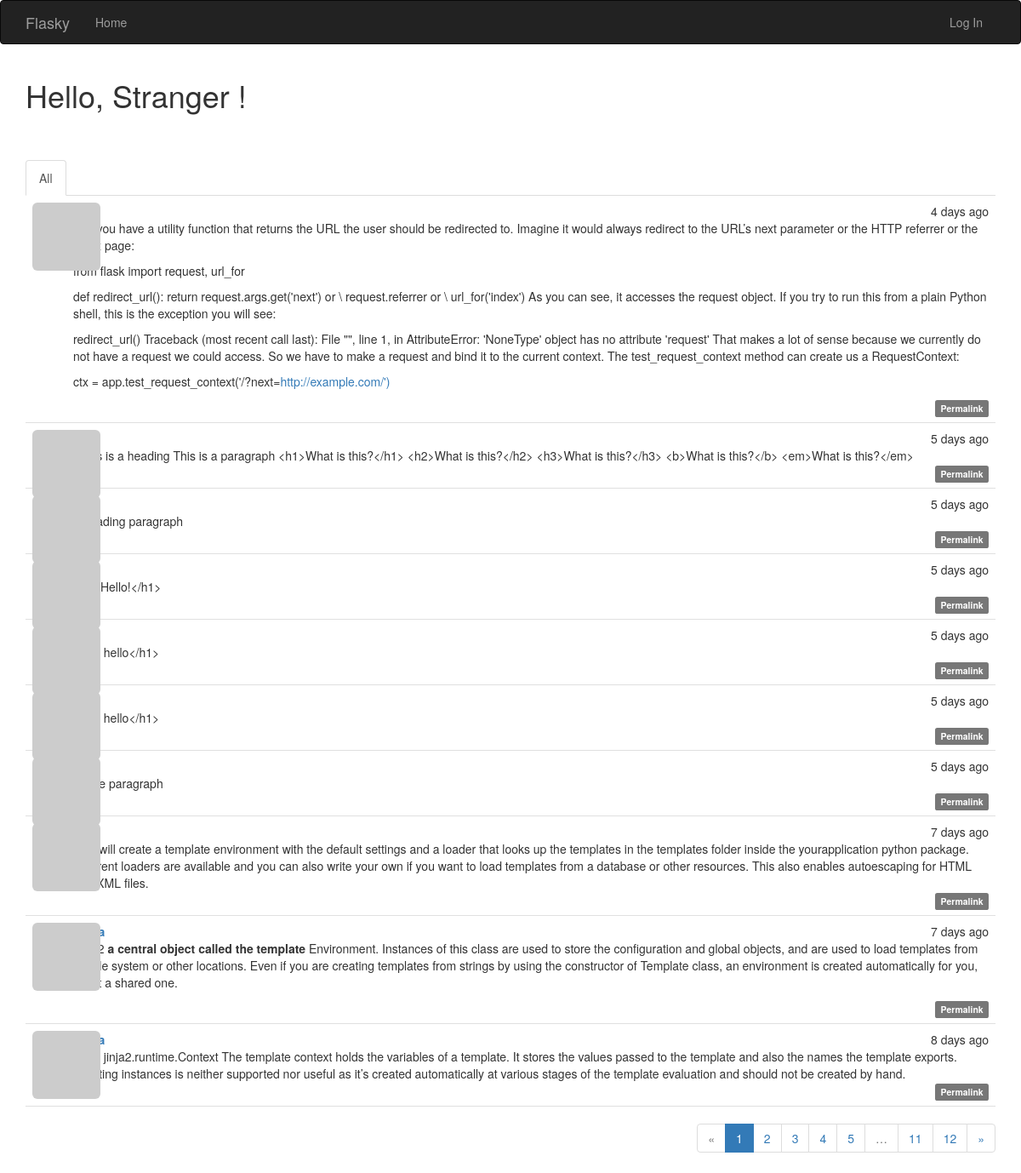
The page / on the database its author committed.
### app/models.py (models this page shows, shortened)
class Post(db.Model):
    __tablename__ = 'posts'
    id = db.Column(db.Integer, primary_key=True)
    body = db.Column(db.Text)
    body_html = db.Column(db.Text)
    timestamp = db.Column(db.DateTime, index=True, default=datetime.utcnow)
    author_id = db.Column(db.Integer, db.ForeignKey('users.id'))

### app/main/views.py (the view)
@main.route('/', methods=['GET', 'POST'])
def index():
    form = PostForm()
    if current_user.can(Permission.WRITE_ARTICLES) and \
            form.validate_on_submit():
        post = Post(body=form.body.data,
                    author=current_user._get_current_object())
        db.session.add(post)
        return redirect(url_for('.index'))
    page = request.args.get('page', 1, type=int)
    show_followed = False
    if current_user.is_authenticated:
        show_followed = bool(request.cookies.get('show_followed', ''))
    if show_followed:
        query = current_user.followed_posts
    else:
        query = Post.query
    pagination = query.order_by(Post.timestamp.desc()).paginate(
        page, per_page=current_app.config['FLASKY_POSTS_PER_PAGE'],
        error_out=False)
    posts = pagination.items
    return render_template('index.html', form=form, posts=posts,
                           show_followed=show_followed, pagination=pagination)

### app/auth/views.py (called while the page is built)
@auth.before_app_request
def before_request():
    if current_user.is_authenticated:
        current_user.ping()
        if not current_user.confirmed \
                and request.endpoint \
                and request.endpoint[:5] != 'auth.' \
                and request.endpoint != 'static':
            return redirect(url_for('auth.unconfirmed'))

### app/main/__init__.py (called while the page is built)
@main.app_context_processor
def inject_permissions():
    return dict(Permission=Permission)

### app/models.py (called while the page is built)
    def gravatar(self, size=100, default='identicon', rating='g'):
        if request.is_secure:
            url = 'https://secure.gravatar.com/avatar'
        else:
            url = 'http://www.gravatar.com/avatar'
        hash = self.avatar_hash or hashlib.md5(
            self.email.encode('utf-8')).hexdigest()
        return '{url}/{hash}?s={size}&d={default}&r={rating}'.format(
            url=url, hash=hash, size=size, default=default, rating=rating)

    def can(self, permissions):
        return False

    def is_administrator(self):
        return False

### app/templates/index.html (shortened to what this page needs)
{% extends "base.html" %}
{% import "bootstrap/wtf.html" as wtf %}
{% import "_macros.html" as macros %}
{% block page_content %}
<div class="page_header">
  <h1>Hello,
    {% if current_user.is_authenticated %}
      {{ current_user.username }}
    {% else %}
      Stranger
    {% endif %}
    !</h1>
</div>
<br>
<div class="post-tabs">
  <ul class="nav nav-tabs">
    <li{% if not show_followed %} class="active"{% endif %}><a href="{{
        url_for('.show_all') }}">All</a></li>
  </ul>
{% include '_posts.html' %}
{% if pagination %}
<div class="pagination">
  {{ macros.pagination_widget(pagination, '.index') }}
</div>
{% endif %}
{% endblock %}

### app/templates/_posts.html (shortened to what this page needs)
<ul class="posts">
  {% for post in posts %}
  <li class="post">
    <div class="post-thumbnail">
      <a href="{{ url_for('.user', username=post.author.username) }}">
        <img class="img-rounded profile-thumbnail" src="{{
        post.author.gravatar(size=40) }}">
      </a>
    </div>
    <div class="post-content">
      <div class="post-date">{{ moment(post.timestamp).fromNow() }}</div>
      <div class="post-author">
        <a href="{{ url_for('.user', username=post.author.username) }}">
        </a>
      </div>
      <div class="post-body">
        {% if post.body_html %}
          {{ post.body_html | safe }}
        {% else %}
          {{ post.body }}
        {% endif %}
      </div>
      <div class="post-footer">
        <a href="{{ url_for('.post', id=post.id) }}">
          <span class="label label-default">Permalink</span>
        </a>
      </div>
    </div>
  </li>
  {% endfor %}
</ul>

### app/static/styles.css (style rules this page uses)
.profile-thumbnail { position: absolute; }
div.post-tabs { margin-top: 26px; }
ul.posts { list-style-type: none; padding: 0px; margin: 16px 0px 0px 0px; border-top: 1px solid #e0e0e0; }
div.post-tabs ul.posts { margin: 0px; border-top: none; }
ul.posts li.post { padding: 8px; border-bottom: 1px solid #e0e0e0; }
div.post-date { float: right; }
div.post-author { font-weight: bold; }
div.post-thumbnail { position: absolute; }
div.post-content { margin-left: 48px; min-height: 48px; }
div.post-footer { text-align: right; }
div.pagination { width: 100%; text-align: right; padding: 0px; margin: 0px; }

### rows shown on the page
Post: timestamp "4 days ago", body_html "Say you have a utility function that returns the URL the user should be redirected to. Imagine it would always redirect to the URL’s next parameter or the HTTP referrer or the index page: from flask import request, url_for def redirect_url(): return request.args.get('next') or \\ request.referrer or \\ url_for('index') As you can see, it accesses the request object. If you try to run this from a plain Python shell, this is the exception you will see: redirect_url() Traceback (most recent call last): File \"\", line 1, in AttributeError: 'NoneType' object has no attribute 'request' That makes a lot of sense because we currently do not have a request we could access. So we have to make a request…"
Post: timestamp "5 days ago", body "#This is a heading This is a paragraph <h1>What is this?</h1> <h2>What is this?</h2> <h3>What is this?</h3> <b>What is this?</b> <em>What is this?</em>"
Post: timestamp "5 days ago", body "# heading paragraph"
Post: timestamp "5 days ago", body "<h1>Hello!</h1>"
Post: timestamp "5 days ago", body "<h1> hello</h1>"
Post: timestamp "5 days ago", body "<h1> hello</h1>"
Post: timestamp "5 days ago", body "# Title paragraph"
Post: timestamp "7 days ago", body "This will create a template environment with the default settings and a loader that looks up the templates in the templates folder inside the yourapplication python package. Different loaders are available and you can also write your own if you want to load templates from a database or other resources. This also enables autoescaping for HTML and XML files."
Post: timestamp "7 days ago", body_html "a central object called the template Environment. Instances of this class are used to store the configuration and global objects, and are used to load templates from the file system or other locations. Even if you are creating templates from strings by using the constructor of Template class, an environment is created automatically for you, albeit a shared one."
Post: timestamp "8 days ago", body "class jinja2.runtime.Context The template context holds the variables of a template. It stores the values passed to the template and also the names the template exports. Creating instances is neither supported nor useful as it’s created automatically at various stages of the template evaluation and should not be created by hand."

### other values the page prints
{{ p }} "1"
{{ p }} "2" "3" "4" "5" "11" "12"
